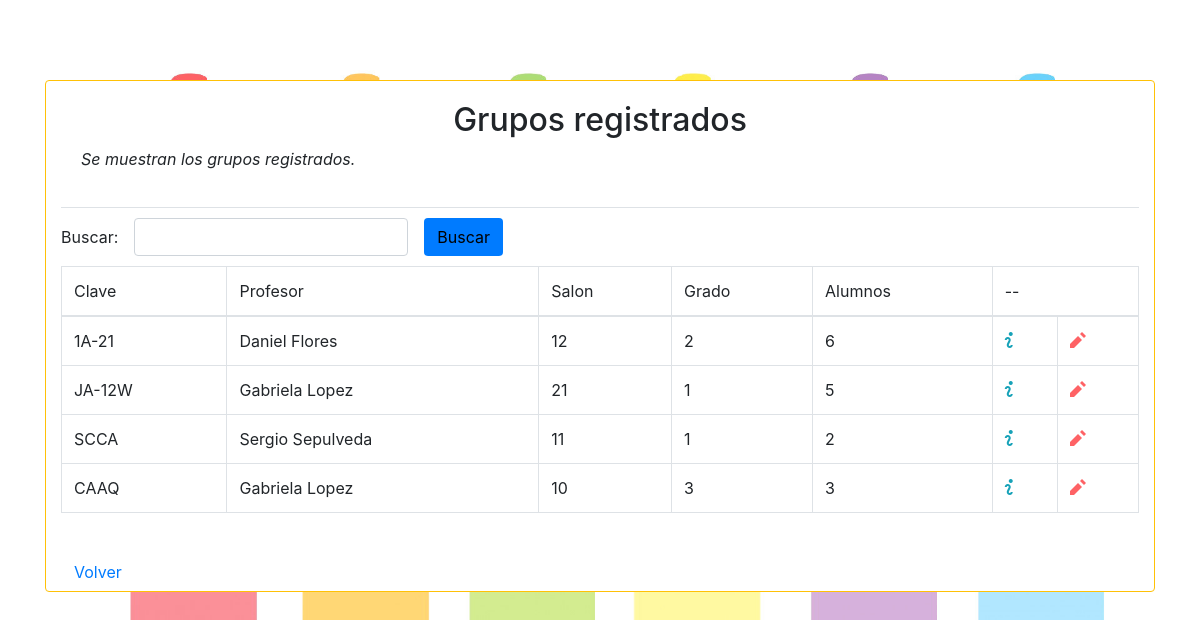
Page /grupo/buscar on the earlier database version.
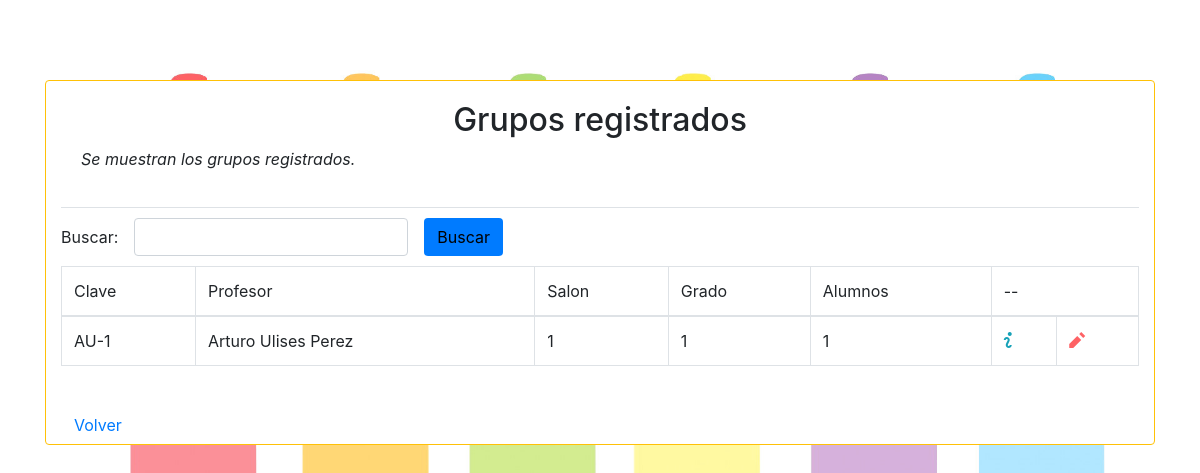
Same page on the later database version.
### maestros/models.py (models this page shows, shortened)
class grupos(models.Model):
    gru_clave = models.CharField(max_length = 10)
    gru_maestro = models.ForeignKey(Profesor, on_delete=models.CASCADE, blank=True, null=True, related_name="Maestro")
    gru_alumnos = models.ManyToManyField(alumnos)
    gru_salon = models.CharField(max_length = 10, default='')
    gru_grado = models.IntegerField(null=True)

### padres/models.py (models this page shows, shortened)
class Profesor(models.Model):
    pro_nombre = models.OneToOneField(User, on_delete= models.CASCADE, null = True)
    pro_nombres = models.CharField(max_length=80, default='s')
    pro_apellidoPaterno =models.CharField(max_length=70, default = 's')
    pro_apellidoMaterno = models.CharField(max_length=70, default = 's')
    pro_fechaNacimento = models.DateField(default = datetime.now, blank = True)
    class Meta:
        permissions = (
            ('is_teacher', 'Is_Teacher'),
        )

### maestros/views.py (the view)
# urls.py: path('grupo/buscar', GrupoReporte.as_view(), name='reporteGrupo'),
class GrupoReporte(generic.ListView):
    template_name = 'grupos/reporte.html'
    model = grupos

### templates/grupos/reporte.html (shortened to what this page needs)
{% extends 'base.html' %}
{% block content%}
<div class="mt-4 mb-4 card border rounded border-warning">
			<div class="container">
                <div class="card-body border-bottom">
<h2 class="form-label text-center">Grupos registrados</h2>
<p class="form-label text-justify font-italic">Se muestran los grupos registrados.</p>
    </div>
                <div class="form-inline margenes10">
        <div class="form-group">
            <label class="mr-md-3">Buscar:</label>
            <input type="text" class="mr-md-3 form-control" onkeyup="busquedaEnter(event)" id="inputBusqueda" />
            <button class="btn bg-primary " onclick="Buscar()">Buscar</button>
        </div>
                </div>
		<table class = "table table-bordered" >
			<thead>
				<tr>
					<td>Clave</td>
					<td>Profesor</td>
                    <td>Salon</td>
					<td>Grado</td>
                    <td>Alumnos</td>
                    <td colspan="2" >--</td>
				</tr>
			</thead>
			<tbody id="ResultadoTabla">
				{% for p in object_list %}
                <tr>
					<td>{{ p.gru_clave }}</td>
                    <td>{{ p.gru_maestro.pro_nombres}} {{p.gru_maestro.pro_apellidoPaterno}}</td>
                    <td>{{ p.gru_salon }}</td>
                    <td>{{ p.gru_grado }}</td>
					<td>{{ p.gru_alumnos.all|length }}</td>
                    <td onclick="window.open('/detalles/grupos/{{p.id}}')" title="Mas informacion"><span style="color: #17a2b8;" class="oi oi-info"></span></td>
                    <td onclick="window.open('/actualiza/grupo/{{p.id}}')" title="Actualizar datos"><span style="color: #fe6265;" class="oi oi-pencil"></span></td>
				</tr>
			{% endfor %}
			</tbody>
		</table>
			<br>
			<a href="/" class="btn btn-default">Volver</a>
	</div>
</div>
{% endblock %}

Differences in the rows shown:
removed grupos: gru_clave "JA-12W", gru_maestro.pro_nombres "Gabriela", gru_maestro.pro_apellidoPaterno "Lopez", gru_salon "21", gru_grado "1", gru_alumnos.all|length "5"
removed grupos: gru_clave "SCCA", gru_maestro.pro_nombres "Sergio", gru_maestro.pro_apellidoPaterno "Sepulveda", gru_salon "11", gru_grado "1", gru_alumnos.all|length "2"
removed grupos: gru_clave "CAAQ", gru_maestro.pro_nombres "Gabriela", gru_maestro.pro_apellidoPaterno "Lopez", gru_salon "10", gru_grado "3", gru_alumnos.all|length "3"
changed grupos: gru_clave "1A-21" → "AU-1"; gru_maestro.pro_nombres "Daniel" → "Arturo Ulises"; gru_maestro.pro_apellidoPaterno "Flores" → "Perez"; gru_salon "12" → "1"; gru_grado "2" → "1"; gru_alumnos.all|length "6" → "1"
